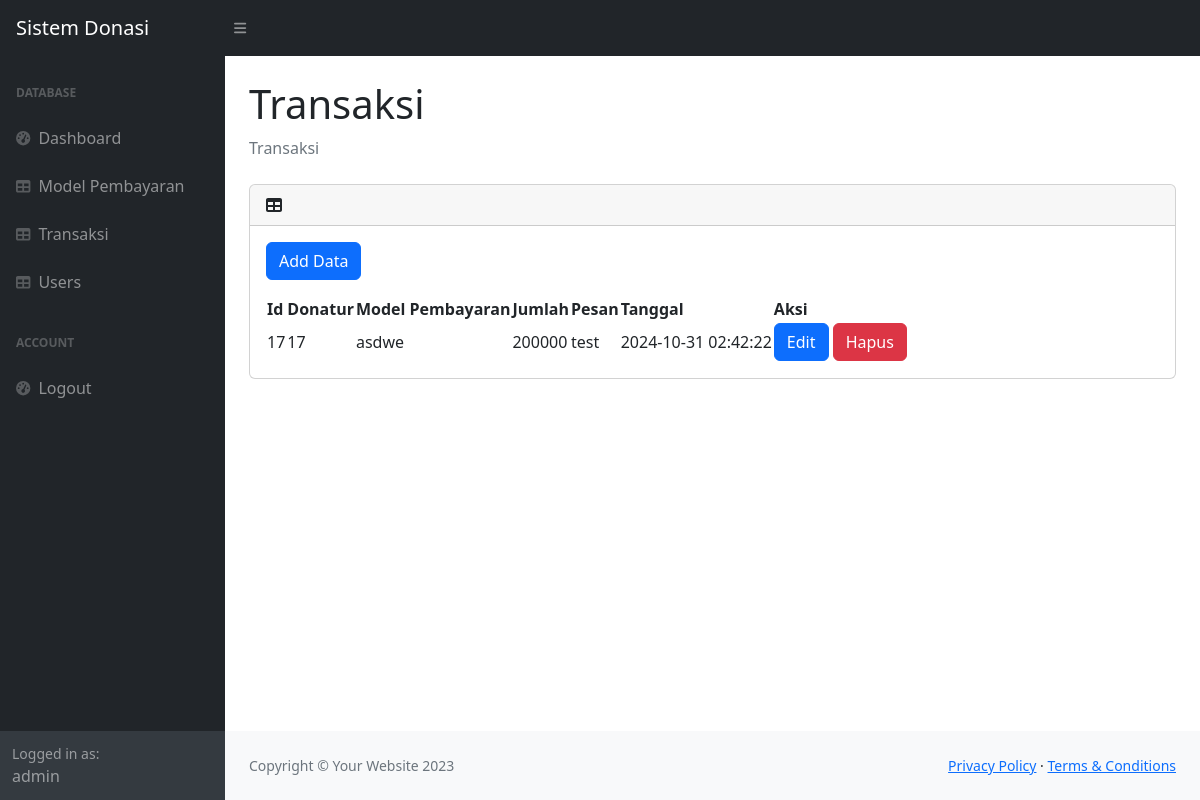
Screenshot of /admin/transaksi.php (signed in) with the database file from the repository.
### tables this page shows
CREATE TABLE `transaksi` (
  `transaksi_id` int(11) NOT NULL,
  `donatur` varchar(255) DEFAULT NULL,
  `id_model` int(11) DEFAULT NULL,
  `jumlah` int(11) NOT NULL,
  `pesan` text DEFAULT NULL,
  `tanggal` timestamp NOT NULL DEFAULT current_timestamp()
);

CREATE TABLE `model_pembayaran` (
  `id_model` int(11) NOT NULL,
  `metode` varchar(50) NOT NULL,
  `keterangan` varchar(255) DEFAULT NULL
);

### admin/transaksi.php (called while the page is built, shortened)
<?php
    require_once __DIR__ . '/../models/transaksi.php';
    $transactions = Transaksi::get_all();
    require_once __DIR__ . '/views/layout.php';
    require_once __DIR__ . '/views/transaksi.php';
?>

### models/model.php (called while the page is built, shortened)
<?php
    require_once __DIR__ . '/connection.php';
    class Model{
        protected static $table_name = "";
        protected static $columns = [];
        public static function get($id){
            global $conn;
            $data = null;
            $result = $conn->query("SELECT * FROM " . static::$table_name . " WHERE " . static::$columns[0] . "=$id");
            if ($result->num_rows > 0){
                $rawdata = $result->fetch_all()[0];
                $data = static::from_array($rawdata);
            }
            return $data;
        }
        public static function get_all(){
            global $conn;
            $datas = [];
            $query = $conn->query("SELECT * FROM " . static::$table_name);
            if ($query->num_rows > 0){
                foreach ($query->fetch_all() as $raw_data){
                    $datas[] = static::from_array($raw_data);
                }
            }
            return $datas;
        }
    }
?>

### models/transaksi.php (called while the page is built, shortened)
<?php
    require_once __DIR__ . '/connection.php';
    require_once __DIR__ . '/model.php';
    require_once __DIR__ . '/modelpembayaran.php';
    class Transaksi extends Model{
        protected $donatur;
        protected $idmodel;
        protected $model;
        protected $jumlah;
        protected $pesan;
        protected $tanggal;
        function __construct($id, $donatur, $idmodel, $jumlah, $pesan, $tanggal){
            $this->id = $id;
            $this->donatur = $donatur;
            $this->idmodel = $idmodel;
            $this->jumlah = $jumlah;
            $this->pesan = $pesan;
            $this->tanggal = $tanggal;
        }
        public static function from_array($array){
            return new Transaksi(
                $array[0],
                $array[1],
                $array[2],
                $array[3],
                $array[4],
                $array[5]
            );
        }
        function get_id(){
            return $this->id;
        }
        function get_donatur(){
            return $this->donatur;
        }
        function get_idmodel(){
            return $this->idmodel;
        }
        function get_model(){
            if ($this->model == null){
                $model = ModelPembayaran::get($this->get_idmodel());
            }
            return $model;
        }
        function get_jumlah(){
            return $this->jumlah;
        }
        function get_pesan(){
            return $this->pesan;
        }
        function get_tanggal(){
            return $this->tanggal;
        }
    }
?>

### models/modelpembayaran.php (called while the page is built, shortened)
<?php
    require_once __DIR__ . '/connection.php';
    require_once __DIR__ . '/model.php';
    class ModelPembayaran extends Model{
        protected $nama;
        function __construct($id, $nama, $keterangan){
            $this->nama = $nama;
        }
        public static function from_array($array){
            return new ModelPembayaran(
                $array[0],
                $array[1],
                $array[2],
            );
        }
        function get_nama(){
            return $this->nama;
        }
    }
?>

### admin/views/transaksi.php (the view, shortened to what this page needs)
<section id="content">
    <div class="container-fluid px-4">
        <h1 class="mt-4">Transaksi</h1>
        <ol class="breadcrumb mb-4">
            <li class="breadcrumb-item active">Transaksi</li>
        </ol>
        <div class="card mt-4">
            <div class="card-header">
                <i class="fas fa-table me-1"></i>
            </div>
            <div class="card-body">
                <button class="btn btn-primary mb-3" onclick="add()">Add Data</button>
                <table id="datatable">
                    <thead>
                        <th>Id</th>
                        <th>Donatur</th>
                        <th>Model Pembayaran</th>
                        <th>Jumlah</th>
                        <th>Pesan</th>
                        <th>Tanggal</th>
                        <th>Aksi</th>
                    </thead>
                    <tbody>
                        <?php foreach($transactions as $transaction) { ?>
                            <tr>
                                <td><?=$transaction->get_id()?></td>
                                <td><?=$transaction->get_donatur()?></td>
                                <td><?=$transaction->get_model()->get_nama()?></td>
                                <td><?=$transaction->get_jumlah()?></td>
                                <td><?=$transaction->get_pesan()?></td>
                                <td><?=$transaction->get_tanggal()?></td>
                                <td>
                                    <button class="btn btn-primary" onclick="edit(this)">Edit</button>
                                    <a href="?mode=delete&id=<?= $transaction->get_id() ?>" class="btn btn-danger">Hapus</a>
                                </td>
                            </tr>
                        <?php } ?>
                    </tbody>
                </table>
            </div>
        </div>
    </div>
</section>

### rows the page displays
transaksi: transaksi_id "17", donatur "17", id_model.metode "asdwe", jumlah "200000", pesan "test", tanggal "2024-10-31 02:42:22"

### other values shown
unserialize($_SESSION['user'])->get_username() "admin"
